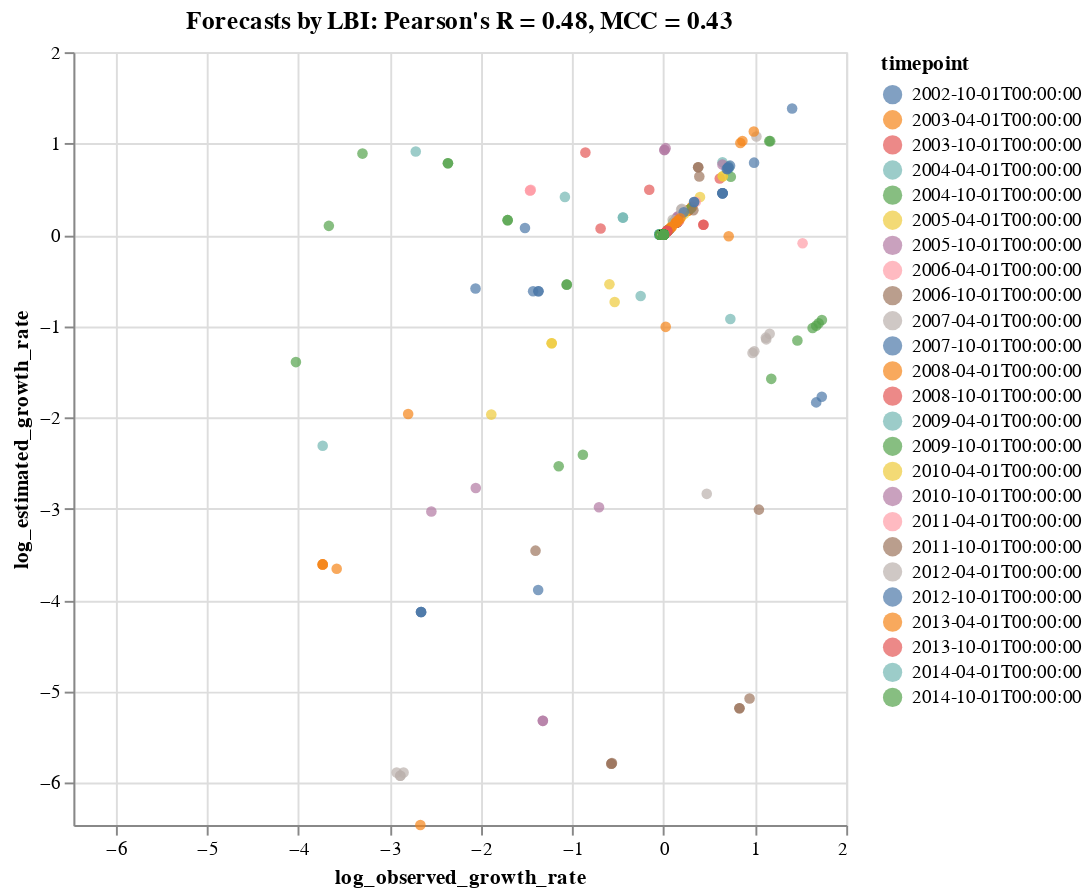

Here is the notebook cell this chart was saved with:
### Code cell
tooltip_attributes = ["observed_growth_rate:Q", "estimated_growth_rate:Q", "timepoint:N", "frequency:Q", "frequency_final:Q",
                      "projected_frequency:Q", "clade_membership:N"]

chart = alt.Chart(complete_clade_frequencies).mark_circle().encode(
    alt.X("log_observed_growth_rate:Q", scale=alt.Scale(domain=(log_lower_limit, log_upper_limit))),
    alt.Y("log_estimated_growth_rate:Q", scale=alt.Scale(domain=(log_lower_limit, log_upper_limit))),
    alt.Color("timepoint:N"),
    alt.Tooltip(tooltip_attributes)
).properties(
    width=400,
    height=400,
    title="Forecasts by LBI: Pearson's R = %.2f, MCC = %.2f" % (r, mcc)
)

#chart.save("forecast_log_growth_correlation_natural_lbi.svg")
chart

### Figure 1 — Vega-Lite specification as saved in the notebook (floating-point values rounded to 4 significant figures; data arrays with more than 128 entries replaced by an {"elided": "..."} marker saying what was removed)
{"$schema": "https://vega.github.io/schema/vega-lite/v3.3.0.json", "config": {"mark": {"tooltip": null}, "view": {"height": 300, "width": 400}}, "data": {"name": "data-d44e61d63596c31a409f5842522cb9bc"}, "datasets": {"data-d44e61d63596c31a409f5842522cb9bc": {"elided": "943 records"}}, "encoding": {"color": {"field": "timepoint", "type": "nominal"}, "tooltip": [{"field": "observed_growth_rate", "type": "quantitative"}, {"field": "estimated_growth_rate", "type": "quantitative"}, {"field": "timepoint", "type": "nominal"}, {"field": "frequency", "type": "quantitative"}, {"field": "frequency_final", "type": "quantitative"}, {"field": "projected_frequency", "type": "quantitative"}, {"field": "clade_membership", "type": "nominal"}], "x": {"field": "log_observed_growth_rate", "scale": {"domain": [-6.463, 2]}, "type": "quantitative"}, "y": {"field": "log_estimated_growth_rate", "scale": {"domain": [-6.463, 2]}, "type": "quantitative"}}, "height": 400, "mark": "circle", "title": "Forecasts by LBI: Pearson's R = 0.48, MCC = 0.43", "width": 400}
